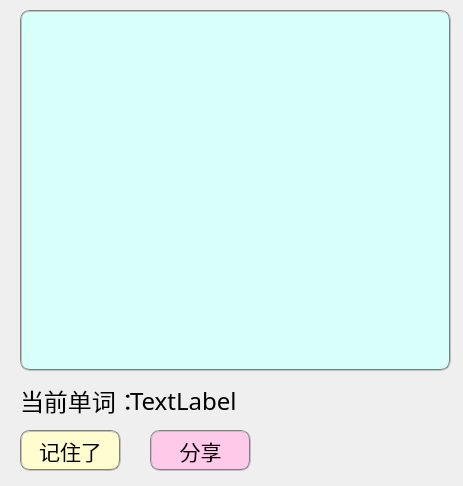
<?xml version="1.0" encoding="UTF-8"?>
<ui version="4.0">
 <class>Form</class>
 <widget class="QWidget" name="Form">
  <property name="geometry">
   <rect>
    <x>0</x>
    <y>0</y>
    <width>463</width>
    <height>486</height>
   </rect>
  </property>
  <property name="windowTitle">
   <string>我的单词本</string>
  </property>
  <widget class="QListView" name="word_view">
   <property name="geometry">
    <rect>
     <x>20</x>
     <y>10</y>
     <width>431</width>
     <height>361</height>
    </rect>
   </property>
   <property name="font">
    <font>
     <family>033-上首方糖体</family>
     <pointsize>20</pointsize>
    </font>
   </property>
   <property name="styleSheet">
    <string notr="true">QListView{
		background-color: rgb(216, 255, 249);
border-radius: 10px;  border: 2px groove gray;
}</string>
   </property>
  </widget>
  <widget class="QPushButton" name="del_word">
   <property name="geometry">
    <rect>
     <x>20</x>
     <y>430</y>
     <width>101</width>
     <height>41</height>
    </rect>
   </property>
   <property name="font">
    <font>
     <family>033-上首方糖体</family>
     <pointsize>16</pointsize>
    </font>
   </property>
   <property name="styleSheet">
    <string notr="true">QPushButton{
border-style: outset;
background-color:rgb(255, 252, 207);
border-radius: 10px;  border: 2px groove gray;
}</string>
   </property>
   <property name="text">
    <string>记住了</string>
   </property>
  </widget>
  <widget class="QLabel" name="label">
   <property name="geometry">
    <rect>
     <x>20</x>
     <y>380</y>
     <width>141</width>
     <height>41</height>
    </rect>
   </property>
   <property name="font">
    <font>
     <family>033-上首方糖体</family>
     <pointsize>18</pointsize>
    </font>
   </property>
   <property name="text">
    <string>当前单词：</string>
   </property>
   <property name="textFormat">
    <enum>Qt::AutoText</enum>
   </property>
   <property name="indent">
    <number>-1</number>
   </property>
  </widget>
  <widget class="QLabel" name="now_word">
   <property name="geometry">
    <rect>
     <x>130</x>
     <y>390</y>
     <width>201</width>
     <height>21</height>
    </rect>
   </property>
   <property name="font">
    <font>
     <family>033-上首方糖体</family>
     <pointsize>18</pointsize>
    </font>
   </property>
   <property name="text">
    <string>TextLabel</string>
   </property>
  </widget>
  <widget class="QPushButton" name="share_button">
   <property name="geometry">
    <rect>
     <x>150</x>
     <y>430</y>
     <width>101</width>
     <height>41</height>
    </rect>
   </property>
   <property name="font">
    <font>
     <family>033-上首方糖体</family>
     <pointsize>16</pointsize>
    </font>
   </property>
   <property name="styleSheet">
    <string notr="true">QPushButton{
border-style: outset;
background-color:rgb(255, 201, 233);
border-radius: 10px;  border: 2px groove gray;
}</string>
   </property>
   <property name="text">
    <string>分享</string>
   </property>
  </widget>
 </widget>
 <resources/>
 <connections/>
</ui>
